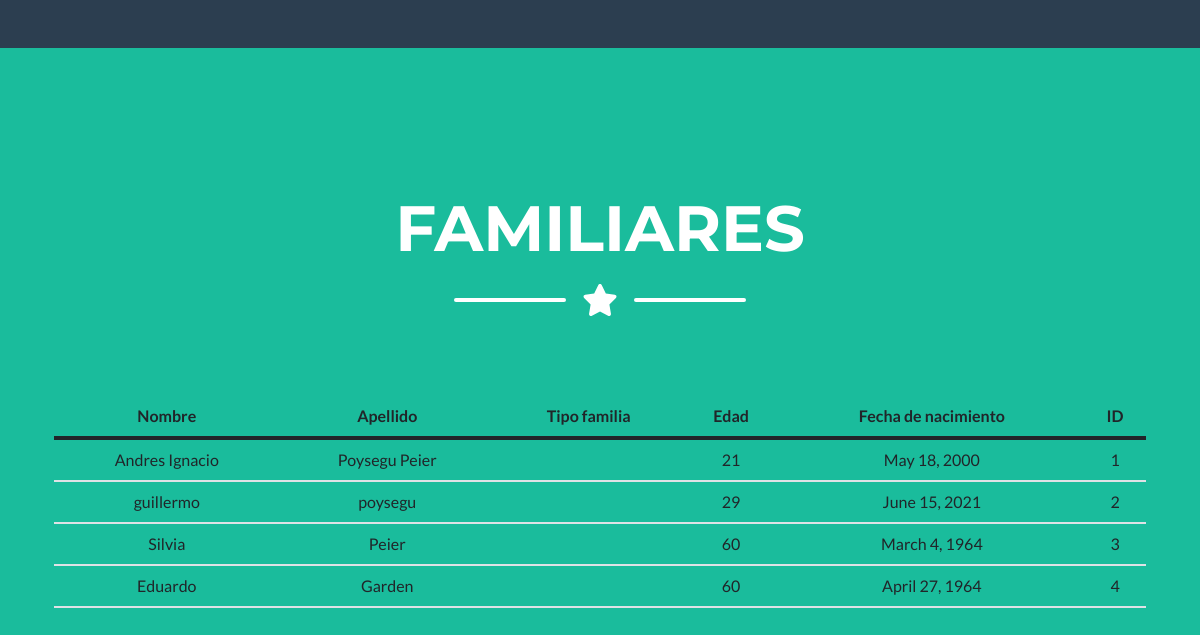
The page /inicio/ on the database its author committed.
### aplicacion/models.py (models this page shows, shortened)
class Familiar(models.Model):
    name = models.CharField(max_length=40)
    apellido = models.CharField(max_length=40)
    rol_familiar = models.CharField( max_length=50)
    edad = models.IntegerField(null=True)
    fecha_nacimiento = models.DateField(null=True)
    id = models.AutoField(primary_key=True)

### aplicacion/views.py (the view)
# urls.py: path('inicio/', page,name = 'inicio'),
def page(request):
    familiares = Familiar.objects.all()
    return render(request, 'aplicacion/index.html',{'familiares':familiares})

### aplicacion/templates/aplicacion/index.html (shortened to what this page needs)
<!DOCTYPE html>
<html lang="en">
    {% load static %}
    <head>
        <link href="{% static 'aplicacion/css/styles.css'%}" rel="stylesheet" />
    </head>
    <body id="page-top">
        <nav class="navbar navbar-expand-lg bg-secondary text-uppercase fixed-top" id="mainNav">
        </nav>
        <header class="masthead bg-primary text-white text-center">
            <div class="container d-flex align-items-center flex-column">
                <h1 class="masthead-heading text-uppercase mb-0">Familiares</h1>
                <div class="divider-custom divider-light">
                    <div class="divider-custom-line"></div>
                    <div class="divider-custom-icon"><i class="fas fa-star"></i></div>
                    <div class="divider-custom-line"></div>
                </div>
                <div class="container mt-5">
                    <table class="table" center>
                        <thead >
                            <tr>
                                <th>Nombre</th>
                                <th>Apellido</th>
                                <th>Tipo familia</th>
                                <th>Edad</th>
                                <th>Fecha de nacimiento</th>
                                <th>ID</th>
                            </tr>
                        </thead>
                        <tbody>
                                {% for familiar in familiares %}
                                <tr>
                                <td>{{familiar.name}}</td>
                                <td>{{familiar.apellido}}</td>
                                <td>{{familiar.tipofamilia}}</td>
                                <td>{{familiar.edad}}</td>
                                <td>{{familiar.fecha_nacimiento}}</td>
                                <td>{{familiar.id}}</td>
                                </tr>
                                {% endfor %}
                        </tbody>
                    </table>
                </div>
            </div>
        </header>
    </body>
</html>

### rows shown on the page
Familiar: name "Andres Ignacio", apellido "Poysegu Peier", edad "21", fecha_nacimiento "May 18, 2000", id "1"
Familiar: name "guillermo", apellido "poysegu", edad "29", fecha_nacimiento "June 15, 2021", id "2"
Familiar: name "Silvia", apellido "Peier", edad "60", fecha_nacimiento "March 4, 1964", id "3"
Familiar: name "Eduardo", apellido "Garden", edad "60", fecha_nacimiento "April 27, 1964", id "4"
